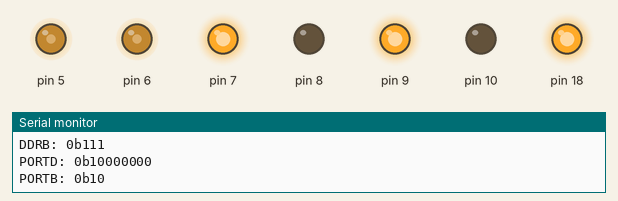
Recording of a sketch running on a simulated Arduino Uno, built with avr-gcc and run on an emulated ATmega328P. Parts: output pins drawn as LEDs (lit = HIGH), the last lines printed to the serial monitor. Pins used as bus, display or sensor lines are not drawn.

Above: at 0.3 s.
At 5.3 s:
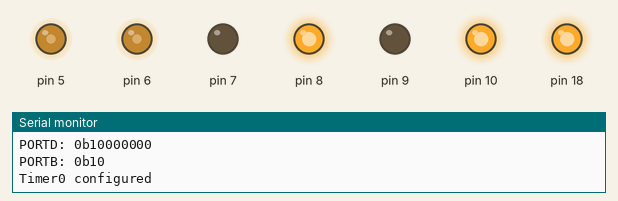
At 15.4 s:
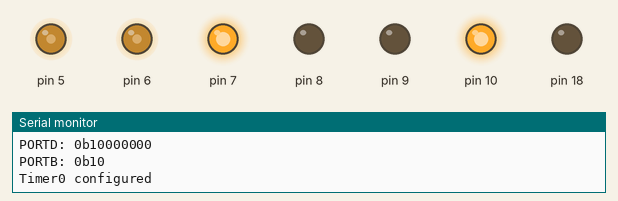
At 20.3 s:
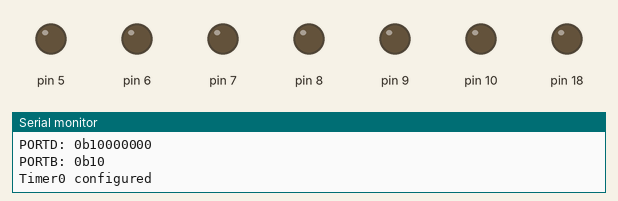
At 35.3 s:
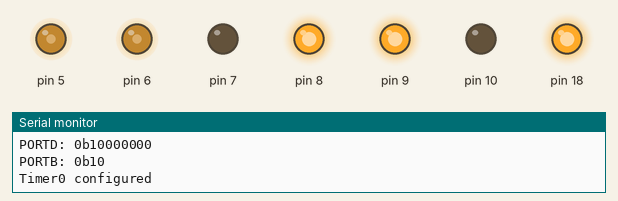
Timing chart, 0 to 36.8 s (numbered marks = the images above):
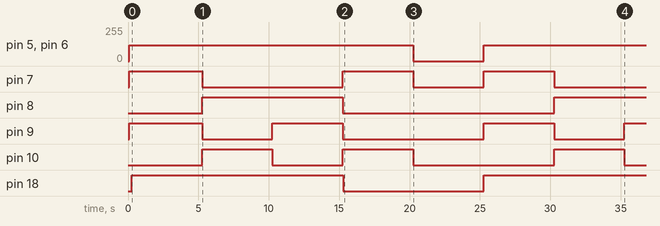

Measured:
- by itself, pin 5, pin 6: 120/255 → 0/255 at 20.3 s, → 120/255 5.0 s later
- by itself, pin 7: goes LOW 10.0 s, HIGH 5.0 s, LOW 5.0 s, HIGH 5.0 s, then LOW
- by itself, pin 8: LOW → HIGH at 5.3 s, → LOW 10.0 s later, → HIGH 15.0 s later
- by itself, pin 9: goes LOW 5.0 s, HIGH 5.0 s, LOW 10.0 s, HIGH 5.0 s, LOW 5.0 s, then HIGH
- by itself, pin 10: goes HIGH 5.0 s, LOW 5.0 s, HIGH 5.0 s, LOW 10.0 s, HIGH 5.0 s, then LOW
- by itself, pin 18: LOW → HIGH at 0.26 s, → LOW 15.0 s later, → HIGH 10.0 s later

The sketch:

Lab6S3.ino
```cpp
//Lab6_section2_timer0_starter.ino

#define DIM_GREEN 0x00001F
#define DIM_WHITE 0x1F1F1F
#define DIM_GREEN_BLUE 0X001F1F
#define DIM_RED_BLUE 0X1F1F00
#define DIM_RED 0X1F0000

void setup() {
  Serial.begin(9600);
  Serial.println(F("Testing motor A and B using Timer0 in fast PWM mode 3."));
  Serial.println(F("Requires external 9V battery pack."));

  Serial.print(F("TCCR0A: 0b"));
  Serial.println(TCCR0A, BIN);

  Serial.print(F("TCCR0B: 0b"));
  Serial.println(TCCR0B, BIN);

  Serial.print(F("OCR0A: 0b"));
  Serial.println(OCR0A, BIN);

  Serial.print(F("OCR0B: 0b"));
  Serial.println(OCR0B, BIN);

  Serial.println(F("Configuring Timer0"));
  configureTimer0RegisterForPWMtoDriveMotor();
  Serial.println(F("Timer0 configured"));

  DDRC |= 0x30; //Set PC4 and PC5 to outputs


// add your code here, no digitalWrite() or pinMode() commands
}

void configureTimer0RegisterForPWMtoDriveMotor(){
  TCCR0A |= 0xA3;
  TCCR0A &= 0xAF;
  TCCR0B &= 0xF7;
  //Set timer0 to mode 3 (fast PWM) and set COM bits to clear on compare

  OCR0A = 120;
  OCR0B = 120;

  DDRD |= 0xE0;
  DDRB |= 0x07;

  PORTB |= 0x02;
  PORTB &= 0xFB;
  PORTD |= 0x80;

  Serial.print(F("TCCR0A: 0b"));
  Serial.println(TCCR0A, BIN);

  Serial.print(F("TCCR0B: 0b"));
  Serial.println(TCCR0B, BIN);

  Serial.print(F("OCR0A: 0b"));
  Serial.println(OCR0A, BIN);

  Serial.print(F("OCR0B: 0b"));
  Serial.println(OCR0B, BIN);

  Serial.print(F("DDRD: 0b"));
  Serial.println(DDRD, BIN);

  Serial.print(F("DDRB: 0b"));
  Serial.println(DDRB, BIN);

  Serial.print(F("PORTD: 0b"));
  Serial.println(PORTD, BIN);

  Serial.print(F("PORTB: 0b"));
  Serial.println(PORTB, BIN);
}

void go_forward(int rate) {
  PORTB |= 0x02;
  PORTB &= 0xFB;
  PORTD |= 0x80;
  OCR0A = rate;
  OCR0B = rate;
  display_color_on_RGB_led(DIM_GREEN);
}

void go_backward(int rate) {
  PORTB |= 0x05;
  PORTB &= 0xFD;
  PORTD &= 0x00;
  OCR0A = rate;
  OCR0B = rate;
  display_color_on_RGB_led(DIM_WHITE);
}

void turn_clockwise(int rate) {
  display_color_on_RGB_led(DIM_GREEN_BLUE);
  PORTB |= 0x03;
  PORTB &= 0xFB;
  PORTD &= 0x00;
  OCR0A = rate;
  OCR0B = rate;
}

void turn_counterclockwise(int rate) {
  display_color_on_RGB_led(DIM_RED_BLUE);
  PORTB |= 0x04;
  PORTB &= 0xFC;
  PORTD |= 0x80;
  OCR0A = rate;
  OCR0B = rate;
}

void stop_motor(int rate) {
  PORTD &= 0x00;
  PORTB &= 0xF8;
  display_color_on_RGB_led(DIM_RED);
  OCR0A = rate;
  OCR0B = rate;
}

void display_color_on_RGB_led(unsigned long color) {
  unsigned long bitmask=0UL; // UL unsigned long literal (forces compiler to use long data type)
  unsigned long masked_color_result=0UL;

  PORTC &= 0xDF; //start with clock low.

  for(int i=23; i>=0; i--) { // clock out one data bit at a time, starting with the MSB first
    bitmask= (1UL<<i);    // build bit mask. Note must use "1UL" unsigned long literal, not "1"
    masked_color_result = color & bitmask; // reveals just one bit of color at time
    boolean data_bit=!(masked_color_result==0); // this is the bit of data to be clocked out.
    //digitalWrite(LED_DATA_PIN,data_bit);

    if(data_bit){ PORTC |= 0x10; }
    else{ PORTC &= 0xEF; }

    //digitalWrite(LED_CLOCK_PIN,HIGH);
    PORTC |= 0x20;
    //digitalWrite(LED_CLOCK_PIN,LOW);
    PORTC &= 0xDF;
  }
  //digitalWrite(LED_CLOCK_PIN,HIGH);
  delay(1); // after writing data to LED driver, must hold clock line
            // high for 1 ms to latch color data in led shift register.
}//display_color_on_RGB_led()

void loop() {
  go_forward(120);
  delay(5000);
  go_backward(120);
  delay(5000);
  turn_clockwise(120);
  delay(5000);
  turn_counterclockwise(120);
  delay(5000);
  stop_motor(0);
  delay(5000);
}
```
